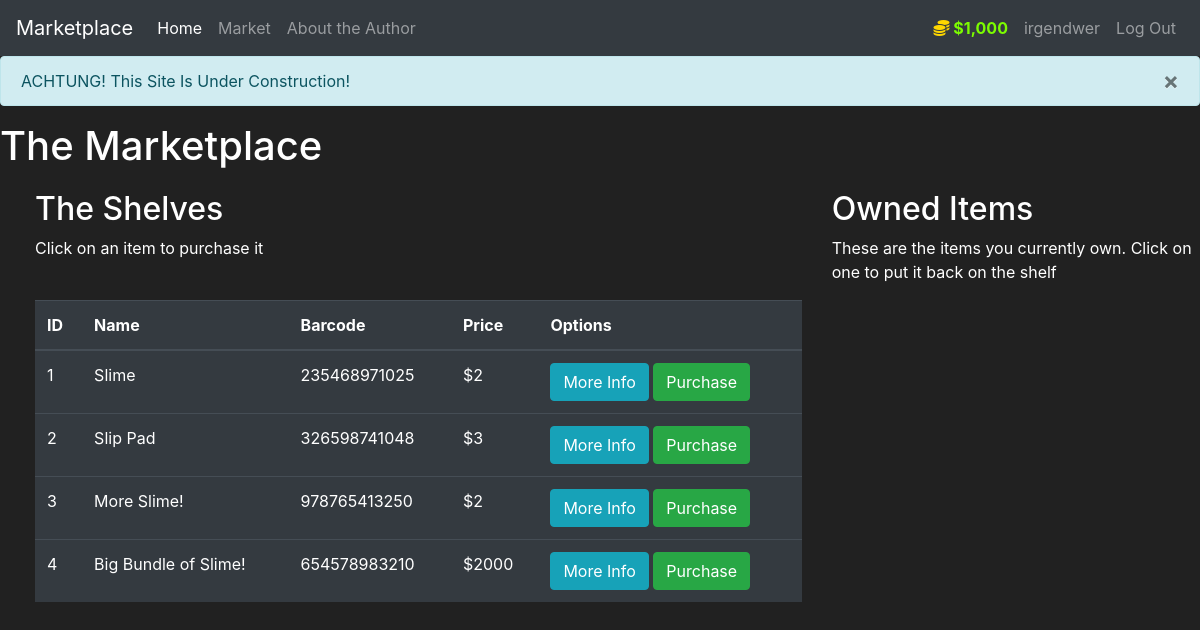
The app's page /market (signed in) with its own data.
### market/models.py (models this page shows, shortened)
class User(db.Model, UserMixin):
    id = db.Column(db.Integer(), primary_key=True)
    username = db.Column(db.String(length=20), nullable=False, unique=True)
    email = db.Column(db.String(length=40), nullable=False, unique=True)
    pw_hash = db.Column(db.String(length=60), nullable=False)
    wallet = db.Column(db.Integer(), nullable=False, default=1000)
    items = db.relationship('Item', backref='owned_by', lazy=True)
    @property
    def nice_looking_wallet(self):
        if len(str(self.wallet)) >= 4:
            return f'${str(self.wallet)[:-3]},{str(self.wallet)[-3:]}'
        else:
            return f"${self.wallet}"
    @property
    def password(self): # Returns the password
        return self.password

class Item(db.Model):
    id = db.Column(db.Integer(), primary_key=True)
    name = db.Column(db.String(length=30), nullable=False, unique=True)
    price = db.Column(db.Integer(), nullable=False)
    barcode = db.Column(db.String(length=12), nullable=False, unique=True)
    description = db.Column(db.String(length=1024), nullable=False, unique=True)
    owner = db.Column(db.Integer(), db.ForeignKey('user.id'))

### market/routes.py (the view, shortened to what this page needs)
@app.route('/market', methods=['GET', 'POST'])
@login_required
def market_place():
    flash(f'ACHTUNG! This Site Is Under Construction!', category='info')
    purchase_form = PurchaseItemForm()
    sell_form = SellItemForm()
    if request.method == "GET":
        items = Item.query.filter_by(owner=None)
        owned_items = Item.query.filter_by(owner=current_user.id)
        return render_template("market.html", items=items, purchase_form=purchase_form, owned_items=owned_items, sell_form=sell_form)

### market/models.py (called while the page is built)
@login_manager.user_loader
def load_user(user_id):
    return User.query.get(int(user_id))

### market/templates/market.html (shortened to what this page needs)
{% extends 'base.html' %}
{% block content %}
<h1>The Marketplace</h1>
    <div class="row" style="margin-top:20px; margin-left:20px">
        <div class="col-8">
            <h2>The Shelves</h2>
            <p>Click on an item to purchase it</p>
            <br>
            <table class="table table-hover table-dark">
            <thead>
                <tr>
                 <th scope="col">ID</th>
                 <th scope="col">Name</th>
                 <th scope="col">Barcode</th>
                 <th scope="col">Price</th>
                 <th scope="col">Options</th>
                </tr>
            </thead>
            <tbody>
            {% for item in items %}
            <tr>
                <td>{{ item.id }}</td>
                <td>{{ item.name }}</td>
                <td>{{ item.barcode }}</td>
                <td>${{ item.price }}</td>
                <td>
                    <button class="btn btn-outline btn-info" data-toggle="modal" data-target="#Modal-MoreInfo-{{ item.id }}">More Info</button>
                    <button class="btn btn-outline btn-success" data-toggle="modal" data-target="#Modal-ConfirmPurchase-{{ item.id }}">Purchase</button>
                </td>
            </tr>
            {% endfor %}
            </tbody>
        </table>
        </div>
        <div class="col-4">
            <h2>Owned Items</h2>
            <p>These are the items you currently own. Click on one to put it back on the shelf</p>
        </div>
    </div>
{% endblock %}

### market/templates/base.html (shortened to what this page needs)
<!doctype html>
<html lang="en">
   <head>
      <link rel="stylesheet" href="https://cdn.jsdelivr.net/npm/bootstrap@4.5.3/dist/css/bootstrap.min.css">
   </head>
   <body>
      <nav class="navbar navbar-expand-md navbar-dark bg-dark">
        <a class="navbar-brand" href="{{ url_for('home_page') }}">Marketplace</a>
        <div class="collapse navbar-collapse" id="navbarNav">
            <ul class="navbar-nav mr-auto">
            <li class="nav-item active">
                <a class="nav-link" href="{{ url_for('home_page') }}">Home <span class="sr-only">(current)</span></a>
            </li>
            <li class="nav-item">
                <a class="nav-link" href="{{ url_for('market_place') }}">Market</a>
            </li>
            <li class="nav-item">
                <a class="nav-link" href="{{ url_for('author') }}">About the Author</a>
            </li>
        </ul>
        {% if current_user.is_authenticated %}
            <ul class="navbar-nav">
                <li class="nav-item">
                    <a class="nav-link" style="color: lawngreen; font-weight: bold">
                        <i class="fas fa-coins" style="color: #FFD700"></i>
                        {{ current_user.nice_looking_wallet }}
                    </a>
                </li>
                <li class="nav-item">
                    <a class="nav-link">{{ current_user.username }}</a>
                </li>
                <li class="nav-item">
                    <a class="nav-link" href="{{ url_for('logout_page') }}">Log Out</a>
                </li>
            </ul>
        {% endif %}
        </div>
    </nav>
      {% with messages = get_flashed_messages(with_categories=true) %}
        {%if messages %}
            {% for category, message in messages %}
                <div class="alert alert-{{ category }}">
                    <button type="button" class="m1-2 mb-1 close" data-dismiss="alert" aria-label="Close">
                        <span aria-hidden="true">&times;</span>
                    </button>
                    {{ message }}
                </div>
            {% endfor %}
        {% endif %}
      {% endwith %}
      {% block content %}
      {% endblock %}
   </body>
</html>

### market/templates/base.html (style rules this page uses)
body { background-color: #212121; color: white }

### records on screen
User: nice_looking_wallet "$1,000", username "irgendwer"
Item: id "1", name "Slime", barcode "235468971025", price "2"
Item: id "2", name "Slip Pad", barcode "326598741048", price "3"
Item: id "3", name "More Slime!", barcode "978765413250", price "2"
Item: id "4", name "Big Bundle of Slime!", barcode "654578983210", price "2000"

### other values on screen
{{ message }} "ACHTUNG! This Site Is Under Construction!"
